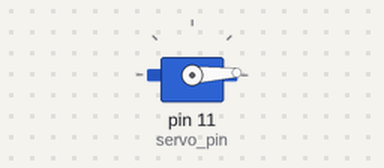
A sketch run on a simulated Arduino Uno, built with avr-gcc and run on an emulated ATmega328P. On the bench: servo.

Above: at 0.05 s.
At 1.3 s:
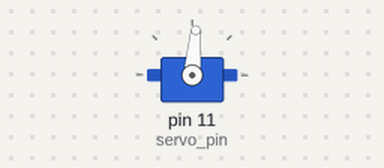
At 2.6 s:
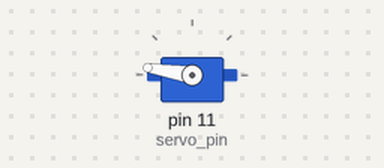
At 5.2 s:
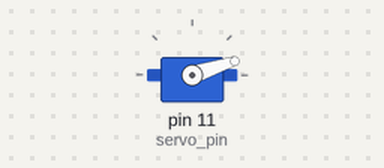
Timing chart, 0 to 7.1 s (numbered marks = the images above):
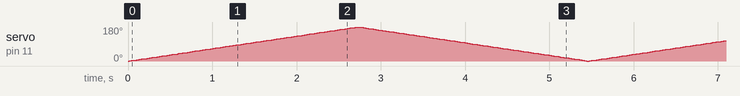

The sketch:

RotatorArduino.ino
```cpp
/*
**  RotatorArduino.ino
**  MakerWear Rotator Module's Arduino Program.
**
**  Rotate the LEGO-enabled shaft based on input voltage.
**
**  Arduino Pin Configurations:
**
**  Arduino Pin 9: Servo Motor Control Pin
**  Arduino Pin A0: Module Input
**
**
**
**  Created on 02/01/16.
**  By Majeed Kazemitabaar
**
**  MakerWear Link:
**  Github Link:      github.com/myjeeed/MakerWear
**
*/

//#include <FilteredAnalogInput.h>
#include <Servo.h>

Servo myservo;

int pos = 0;

int input_pin = A0;
int servo_pin = 11;
//int filter_size = 15;                        //Noise reduction filter size

//FilteredAnalogInput input(input_pin, filter_size);

void setup()
{
  myservo.attach(servo_pin);
}

void loop()
{
  for(pos = 0; pos <= 180; pos += 1) // goes from 0 degrees to 180 degrees
  {                                  // in steps of 1 degree
    myservo.write(pos);              // tell servo to go to position in variable 'pos'
    delay(15);                       // waits 15ms for the servo to reach the position
  }
  for(pos = 180; pos>=0; pos-=1)     // goes from 180 degrees to 0 degrees
  {
    myservo.write(pos);              // tell servo to go to position in variable 'pos'
    delay(15);                       // waits 15ms for the servo to reach the position
  }
}
```
